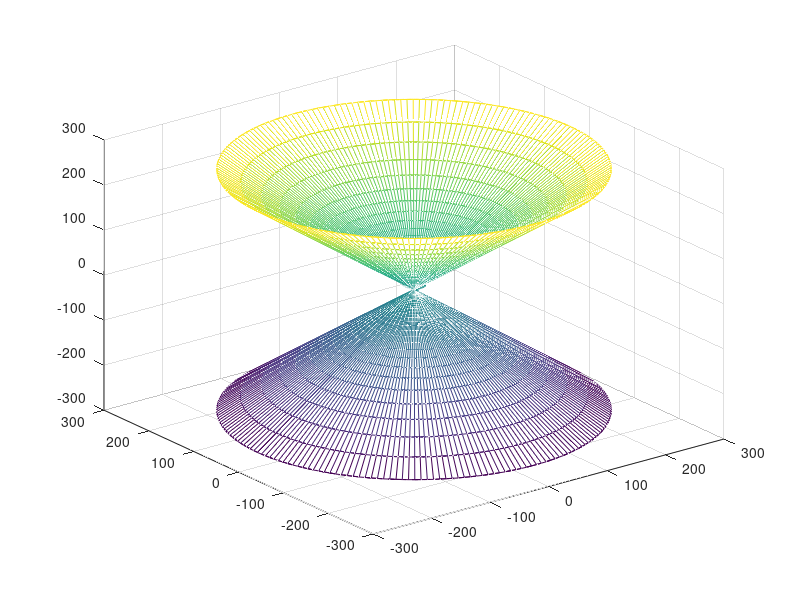

Write MATLAB code to recreate this figure. (Note: this script raises an error after producing the figure.)
%% 1
clear
a = 1;
b = 1;
c = 1;
d = 1;
%% 2a
clear
a = 1;
y= -10:0.5:10;
x= -10:0.5:10;
[X, Y] = meshgrid(x, y);
Z = a*sin(sqrt(X.^2+Y.^2))./sqrt(X.^2+Y.^2);
plot3(X,Y,Z);
% mesh(X, Y, Z);
%% 2b
clear
y= -10:0.5:10;
x= -10:0.5:10;
[X, Y] = meshgrid(x, y);
Z = -X .* sin(X) - X.* cos(Y); 
% plot3(X,Y,Z);
mesh(X, Y, Z);
%% 3a
clear
a = 1;
y= -10:0.5:10;
x= -10:0.5:10;
[X, Y] = meshgrid(x, y);
Z = a.* X * exp(-X.^2-Y.^2);
% surf(X, Y, Z);
% surfc(X, Y, Z);
mesh(X, Y, Z);
%% 3b
clear
v = linspace(-2*pi, 2*pi, 100);
u = linspace(-2*pi, 2*pi, 100);
[V, U] = meshgrid(v, u);
a = 1;
c = 1;
X = a.*cosh(U).*cos(V);
Y = a.*cosh(U).*sin(V);
Z = c*sinh(U);
% surf(X, Y, Z);
% surfc(X, Y, Z);
mesh(X, Y, Z);
%% 3c
clear
r=linspace(-2*pi, 2*pi, 100);
betta = linspace(-2*pi, 2*pi, 100);
[R, B] = meshgrid(r, betta);
p = 1;
X = R.*cos(B);
Y = R.*sin(B);
Z = R.^2 / (2*p);
% surf(X, Y, Z);
% surfc(X, Y, Z);
mesh(X, Y, Z);
%% 3d
clear
v = linspace(-2*pi, 2*pi, 100);
u = linspace(-2*pi, 2*pi, 100);
[V, U] = meshgrid(v, u);
a = 1;
c = 1;
X = a.*sinh(U).*cos(V);
Y = a.*sinh(U).*sin(V);
Z = c*cosh(U);
% surf(X, Y, Z);
% surfc(X, Y, Z);
mesh(X, Y, Z);
hold on
mesh(X, Y, -Z);
%% 3e
clear
a=1;
b=1;
u = (-pi:0.05:pi)';
v = -2:0.05*pi:2;
X = a*u*cosh(v);
Y = b*u*sinh(v);
Z = u.^2*ones(size(v));
mesh(X,Y,Z);
% surf(X, Y, Z);
% surfc(X, Y, Z);
mesh(X, Y, Z);
%% 3f
clear
a=1;
u = linspace(-2, 2, 100);
v = linspace(-2, 2, 100);
[U, V] = meshgrid(u, v);
X = a*U.^2;
Y = 2*a*U;
Z = V;
mesh(X,Y,Z);
%%  3n
clear
a=1;
u = linspace(0, 2*pi, 100);
v = linspace(-0.5, 0.5, 100);
[U, V] = meshgrid(u, v);
X = (1.+V.*cos(0.5*U)).*cos(U);
Y = (1.+V.*cos(0.5*U)).*sin(U);
Z = V.*sin(0.5*U);
plot30(X, Y, Z);
% mesh(X,Y,Z);
%% 4
a = 2*pi;
[X, Y] = meshgrid(-1:0.01:1,-1:0.01:1);
R =sqrt(X.^2+Y.^2);
f = (2*besselj(1,a*R(:))./R(:)).^2;
mesh(X,Y,reshape(f,size(X)));
%% 5
t=0:0.1:9*pi;
x=sin(0.3*t);
y=cos(0.3*t);
plot3(x,y,t)
hold on
x1=sin(0.3*t);
y1=cos(0.3*t);
plot3(-x1,-y1,t)
for i = 1:28
    X = [sin(0.3*i), -sin(0.3*i)];
    Y = [cos(0.3*i), -cos(0.3*i)];
    Z = [i+0.1, i+0.1];
    line(X,Y,Z);
end
%% 6
clear
v = linspace(-pi, pi, 100);
u = linspace(-pi, pi, 100);
[V, U] = meshgrid(v, u);
a = 1;
b = 1;
c = 1;
X = a*cosh(V).*cos(U);
Y = b*cosh(V).*sin(U);
Z = c*sinh(V);
mesh(X, Y, Z);